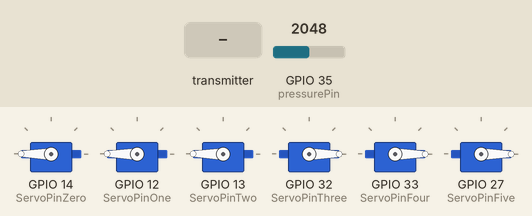
A sketch run on a simulated ESP32. Parts: 6 × servo. The inputs (shaded band) are chosen by the test bench; at power-on: GPIO 35 (pressurePin) = 2048. What the sketch prints to the serial monitor is not drawn.

Above: at 1.2 s.
1.3 s: the transmitter starts sending Wzero = 0
At 1.8 s:
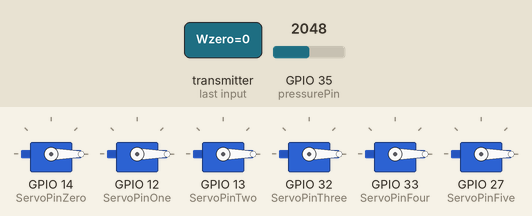
2.8 s: the transmitter starts sending Fone = 25
At 3.1 s:
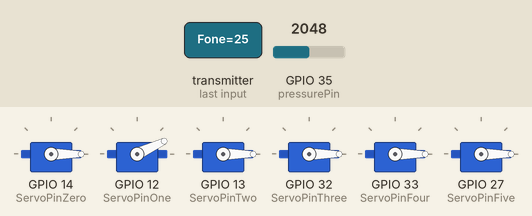
4.3 s: the transmitter starts sending Ftwo = 25
At 5.2 s:
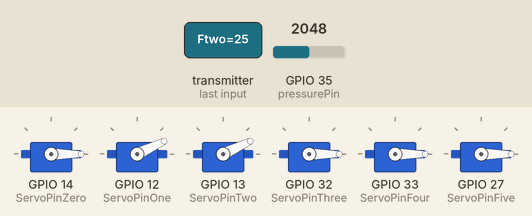
5.8 s: the transmitter starts sending Fthree = 25
At 6.6 s:
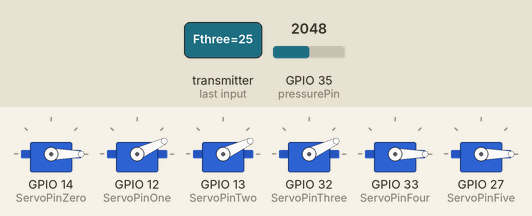
7.3 s: the transmitter starts sending Ffour = 25
At 8.5 s:
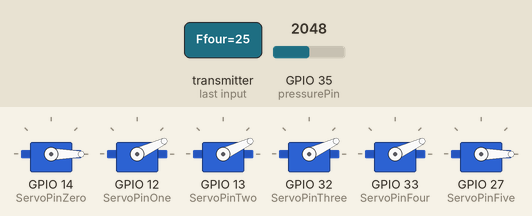
8.8 s: the transmitter starts sending Ffive = 25
At 10.1 s:
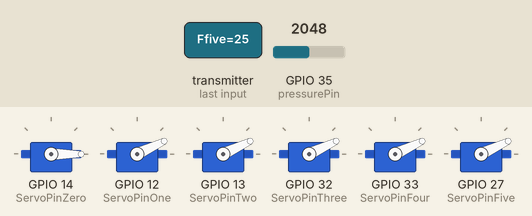
Timing chart, 0 to 11.3 s (numbered marks = the images above; inputs shaded):
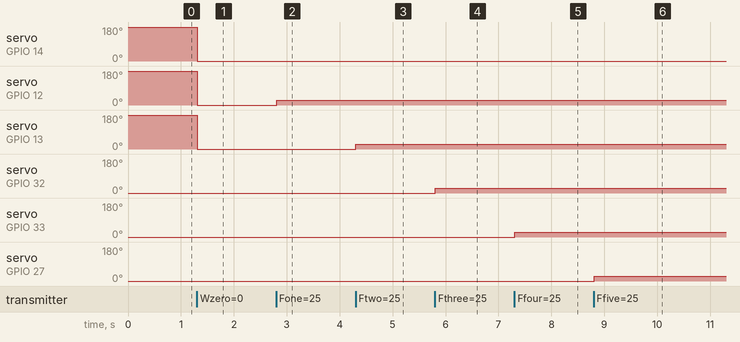

Measured:
- after the input at 1.3 s, servo on GPIO 14 (ServoPinZero), servo on GPIO 12 (ServoPinOne), servo on GPIO 13 (ServoPinTwo): 180° → 0° at once
- after the input at 2.8 s, servo on GPIO 12 (ServoPinOne): 0° → 25° at once
- after the input at 4.3 s, servo on GPIO 13 (ServoPinTwo): 0° → 25° at once
- after the input at 5.8 s, servo on GPIO 32 (ServoPinThree): 0° → 25° at once
- after the input at 7.3 s, servo on GPIO 33 (ServoPinFour): 0° → 25° at once
- after the input at 8.8 s, servo on GPIO 27 (ServoPinFive): 0° → 25° at once

The sketch:

Hand.ino
```cpp
#include <WiFi.h>
#include <esp_now.h>
#include <ESP32Servo.h>

uint8_t broadcastAddress[]={0x30,0xC6,0xF7,0x23,0x86,0xE0};

Servo myservozero;
Servo myservoone;
Servo myservotwo;
Servo myservothree;
Servo myservofour;
Servo myservofive;

//Servo pin definition
#define ServoPinZero 14
#define ServoPinOne 12
#define ServoPinTwo 13
#define ServoPinThree 32
#define ServoPinFour 33
#define ServoPinFive 27

//values to be sent
float pressure;
float Wzero;
float Fone;
float Ftwo;
float Fthree;
float Ffour;
float Ffive;

//incoming vars
float incomingWzero=180;
float incomingFone=180;
float incomingFtwo=180;
float incomingFthree=0;
float incomingFfour=0;
float incomingFfive=0;

//Pressure Sensor reading
int pressurePin=35;
float involt=5.0;
float rtwo=1000;
float rone;
float x;
float vout;


String success;

typedef struct struct_message {
    float Wzero;
    float Fone;
    float Ftwo;
    float Fthree;
    float Ffour;
    float Ffive;
    float pressure;
} struct_message;

//typedef struct struct_messageOne{
//  float F1;
//  float F2;
//  float F3;
//
//} struct_messageOne;
//typedef struct struct_messageTwo{
//  float pressure
//} struct_messageTwo;

struct_message TheirGloveData;
struct_message MyHandData;

void OnDataSent( const uint8_t *mac_addr,esp_now_send_status_t status){
  Serial.print("\r\nLast Packet Send Status:\t");
  Serial.println(status==ESP_NOW_SEND_SUCCESS ? "Delivery Success": "Delivery Fail");
  if (status==0){
    success="Delivery Success";
  }
  else{
    success="Delivery Fail";
  }
}

void OnDataRecv(const uint8_t *mac,const uint8_t *MyHandData, int len){
  memcpy(&TheirGloveData, MyHandData, sizeof(TheirGloveData));
  Serial.print("Bytes received: ");
  Serial.println(len);
  incomingWzero = TheirGloveData.Wzero;
  incomingFone = TheirGloveData.Fone;
  incomingFtwo = TheirGloveData.Ftwo;
  incomingFthree = TheirGloveData.Fthree;
  incomingFfour = TheirGloveData.Ffour;
  incomingFfive = TheirGloveData.Ffive;
}

void setup(){
  Serial.begin(115200);
  pinMode(pressurePin, INPUT);
  myservozero.attach(ServoPinZero);
  myservoone.attach(ServoPinOne);
  myservotwo.attach(ServoPinTwo);
  myservothree.attach(ServoPinThree);
  myservofour.attach(ServoPinFour);
  myservofive.attach(ServoPinFive);

  WiFi.mode(WIFI_STA);
  if (esp_now_init() != ESP_OK){
    Serial.println("Error initializing ESP-NOW");
    return;
  }

  esp_now_register_send_cb(OnDataSent);

  esp_now_peer_info_t peerInfo;
  memcpy(peerInfo.peer_addr, broadcastAddress, 6);
  peerInfo.channel=0;
  peerInfo.encrypt=false;

  if (esp_now_add_peer(&peerInfo) !=ESP_OK){
    Serial.println("Failed to add peer");
    return;
  }

  esp_now_register_recv_cb(OnDataRecv);
}

void loop(){
  getReadings();
 //valuesfromHand
  MyHandData.pressure=pressure;

  esp_err_t result = esp_now_send(broadcastAddress, (uint8_t *) &MyHandData, sizeof(MyHandData));

  if (result ==ESP_OK){
    Serial.println("Sent with success");
  }
  else {
    Serial.println("Error sending the data");
  }
  //finger 1
  myservozero.write(incomingWzero);
  myservoone.write(incomingFone);
  myservotwo.write(incomingFtwo);
  myservothree.write(incomingFthree);
  myservofour.write(incomingFfour);
  myservofive.write(incomingFfive);

  delay(10);
}

void getReadings(){
  x=analogRead(pressurePin);
  vout=x*involt/4096;
  //rone=(involt*rtwo/vout)-rtwo;
  Serial.println(vout);
  pressure=vout;
  Wzero=0;
  Fone=0;
  Ftwo=0;
  Fthree=0;
  Ffour=0;
  Ffive=0;
}
```
